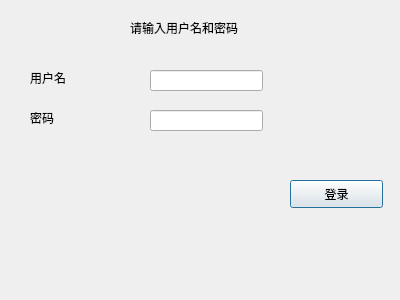
<?xml version="1.0" encoding="UTF-8"?>
<ui version="4.0">
 <class>Dialog</class>
 <widget class="QDialog" name="Dialog">
  <property name="geometry">
   <rect>
    <x>0</x>
    <y>0</y>
    <width>400</width>
    <height>300</height>
   </rect>
  </property>
  <property name="windowTitle">
   <string>Dialog</string>
  </property>
  <widget class="QLabel" name="label">
   <property name="geometry">
    <rect>
     <x>130</x>
     <y>20</y>
     <width>141</width>
     <height>16</height>
    </rect>
   </property>
   <property name="text">
    <string>请输入用户名和密码</string>
   </property>
  </widget>
  <widget class="QLabel" name="label_2">
   <property name="geometry">
    <rect>
     <x>30</x>
     <y>70</y>
     <width>72</width>
     <height>15</height>
    </rect>
   </property>
   <property name="text">
    <string>用户名</string>
   </property>
  </widget>
  <widget class="QLineEdit" name="lineEdit">
   <property name="geometry">
    <rect>
     <x>150</x>
     <y>70</y>
     <width>113</width>
     <height>21</height>
    </rect>
   </property>
  </widget>
  <widget class="QLineEdit" name="lineEdit_2">
   <property name="geometry">
    <rect>
     <x>150</x>
     <y>110</y>
     <width>113</width>
     <height>21</height>
    </rect>
   </property>
  </widget>
  <widget class="QLabel" name="label_3">
   <property name="geometry">
    <rect>
     <x>30</x>
     <y>110</y>
     <width>72</width>
     <height>15</height>
    </rect>
   </property>
   <property name="text">
    <string>密码</string>
   </property>
  </widget>
  <widget class="QPushButton" name="submit">
   <property name="geometry">
    <rect>
     <x>290</x>
     <y>180</y>
     <width>93</width>
     <height>28</height>
    </rect>
   </property>
   <property name="text">
    <string>登录</string>
   </property>
  </widget>
 </widget>
 <resources/>
 <connections/>
</ui>
